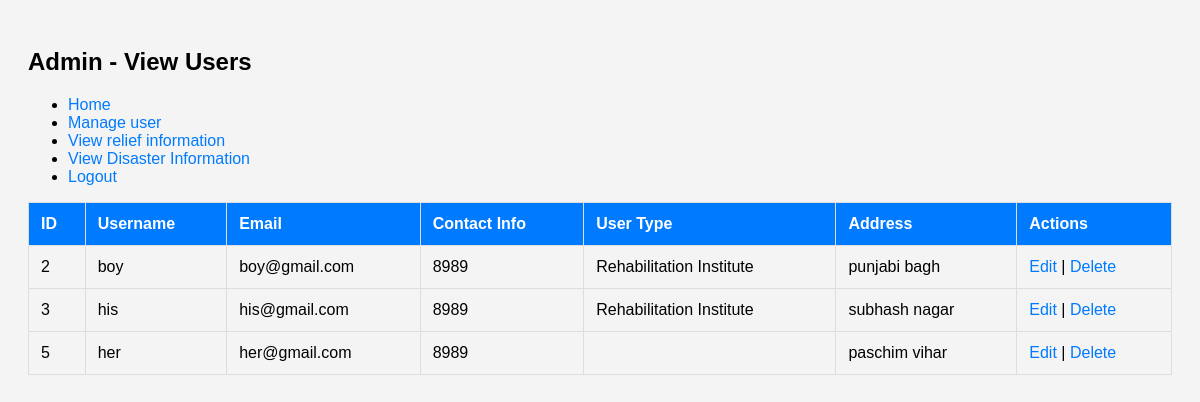
The app's page /admin/manage_user.php with its own data.
### tables this page shows
CREATE TABLE `users` (
  `id` int(11) NOT NULL,
  `username` varchar(50) NOT NULL,
  `email` varchar(100) NOT NULL,
  `password` varchar(255) NOT NULL,
  `contact_info` varchar(100) DEFAULT NULL,
  `address` text DEFAULT NULL,
  `usertype` enum('General User','Rehabilitation Institutes') NOT NULL,
  `created_at` timestamp NOT NULL DEFAULT current_timestamp(),
  `user_type` varchar(50) DEFAULT NULL
);

### admin/manage_user.php (the view, shortened to what this page needs)
<?php
$host = 'localhost';
$db   = 'disaster_db';
$user = 'root';
$pass = '';
$conn = new mysqli($host, $user, $pass, $db);
$query = "SELECT id, username, email, contact_info, user_type, address FROM users";
$result = $conn->query($query);
?>
<!DOCTYPE html>
<html lang="en">
<head>
</head>
<body>
<h2>Admin - View Users</h2>
<?php
include('navbar.php');
?>
<table>
    <tr>
        <th>ID</th>
        <th>Username</th>
        <th>Email</th>
        <th>Contact Info</th>
        <th>User Type</th>
        <th>Address</th>
        <th>Actions</th>
    </tr>
    <?php if ($result->num_rows > 0): ?>
        <?php while ($row = $result->fetch_assoc()): ?>
        <tr>
            <td><?php echo htmlspecialchars($row['id']); ?></td>
            <td><?php echo htmlspecialchars($row['username']); ?></td>
            <td><?php echo htmlspecialchars($row['email']); ?></td>
            <td><?php echo htmlspecialchars($row['contact_info']); ?></td>
            <td><?php echo htmlspecialchars($row['user_type']); ?></td>
            <td><?php echo htmlspecialchars($row['address']); ?></td>
            <td>
                <a href="edit_user.php?id=<?php echo $row['id']; ?>">Edit</a> |
                <a href="manage_user.php?delete=<?php echo $row['id']; ?>" onclick="return confirm('Are you sure you want to delete this user?');">Delete</a>
            </td>
        </tr>
        <?php endwhile; ?>
    <?php else: ?>
        <tr>
            <td colspan="7">No users found.</td>
        </tr>
    <?php endif; ?>
</table>
</body>
</html>

### admin/navbar.php
<ul class="navbar">
    <li><a href="admin_dashboard.php">Home</a></li>
    <li><a href="manage_user.php">Manage user</a></li>
    <li><a href="manage_relief_info.php">View relief information</a></li>
    <li><a href="manage_disasters.php">View Disaster Information</a></li>
    <li><a href="logout.php">Logout</a></li>
</ul>

### admin/manage_user.php (style rules this page uses)
body { font-family: Arial, sans-serif; background-color: #f4f4f4; padding: 20px; }
table { width: 100%; border-collapse: collapse; }
table, th, td { border: 1px solid #ddd; }
th, td { padding: 12px; text-align: left; }
th { background-color: #007bff; color: white; }
a { color: #007bff; text-decoration: none; }

### records on screen
users: id "2", username "boy", email "boy@gmail.com", contact_info "8989", user_type "Rehabilitation Institute", address "punjabi bagh"
users: id "3", username "his", email "his@gmail.com", contact_info "8989", user_type "Rehabilitation Institute", address "subhash nagar"
users: id "5", username "her", email "her@gmail.com", contact_info "8989", address "paschim vihar"
